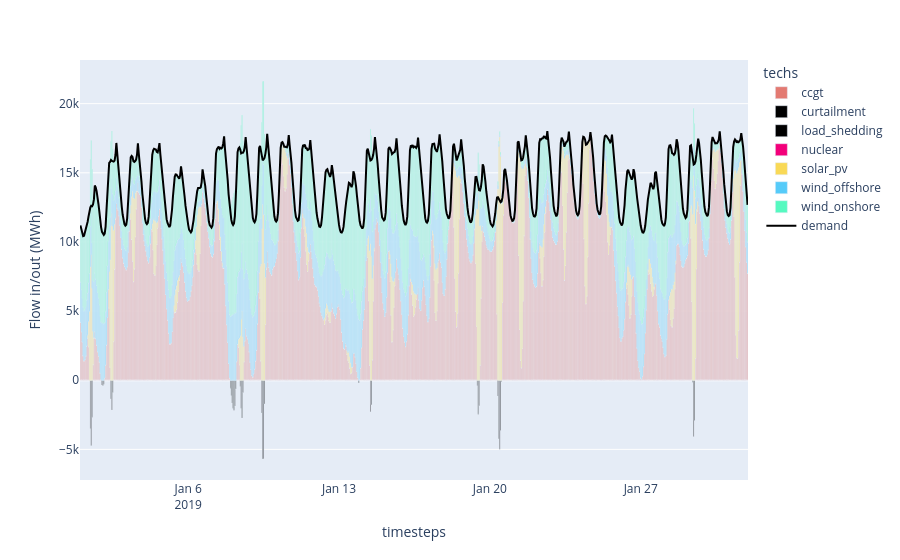

The notebook cell saved with this chart:
### Markdown cell above
## 3.1. Visualise the change in the system operation and the impact on prices

### Code cell
# Dispatch plots can be generated directly from the saved model results
plot_dispatch(model_path='results/more_vres.nc', plot_export_path='results/more_vres.html')

### Figure 1 — Plotly figure (JSON) as saved in the notebook; plotly's stock layout.template omitted (floating-point values rounded to 4 significant figures; data arrays with more than 128 entries replaced by an {"elided": "..."} marker saying what was removed)
{"data": [{"hovertemplate": "techs=ccgt<br>timesteps=%{x}<br>Flow in/out (MWh)=%{y}<extra></extra>", "legendgroup": "ccgt", "marker": {"color": "#E37A72", "pattern": {"shape": ""}}, "name": "ccgt", "orientation": "v", "showlegend": true, "textposition": "auto", "type": "bar", "x": {"elided": "744 str values"}, "xaxis": "x", "y": {"elided": "744 float values"}, "yaxis": "y"}, {"hovertemplate": "techs=curtailment<br>timesteps=%{x}<br>Flow in/out (MWh)=%{y}<extra></extra>", "legendgroup": "curtailment", "marker": {"color": "#000000", "pattern": {"shape": ""}}, "name": "curtailment", "orientation": "v", "showlegend": true, "textposition": "auto", "type": "bar", "x": {"elided": "744 str values"}, "xaxis": "x", "y": {"elided": "744 float values"}, "yaxis": "y"}, {"hovertemplate": "techs=load_shedding<br>timesteps=%{x}<br>Flow in/out (MWh)=%{y}<extra></extra>", "legendgroup": "load_shedding", "marker": {"color": "#000000", "pattern": {"shape": ""}}, "name": "load_shedding", "orientation": "v", "showlegend": true, "textposition": "auto", "type": "bar", "x": {"elided": "705 str values"}, "xaxis": "x", "y": {"elided": "705 float values"}, "yaxis": "y"}, {"hovertemplate": "techs=nuclear<br>timesteps=%{x}<br>Flow in/out (MWh)=%{y}<extra></extra>", "legendgroup": "nuclear", "marker": {"color": "#F3007A", "pattern": {"shape": ""}}, "name": "nuclear", "orientation": "v", "showlegend": true, "textposition": "auto", "type": "bar", "x": {"elided": "744 str values"}, "xaxis": "x", "y": {"elided": "744 float values"}, "yaxis": "y"}, {"hovertemplate": "techs=solar_pv<br>timesteps=%{x}<br>Flow in/out (MWh)=%{y}<extra></extra>", "legendgroup": "solar_pv", "marker": {"color": "#F9D956", "pattern": {"shape": ""}}, "name": "solar_pv", "orientation": "v", "showlegend": true, "textposition": "auto", "type": "bar", "x": {"elided": "250 str values"}, "xaxis": "x", "y": {"elided": "250 float values"}, "yaxis": "y"}, {"hovertemplate": "techs=wind_offshore<br>timesteps=%{x}<br>Flow in/out (MWh)=%{y}<extra></extra>", "legendgroup": "wind_offshore", "marker": {"color": "#56CBF9", "pattern": {"shape": ""}}, "name": "wind_offshore", "orientation": "v", "showlegend": true, "textposition": "auto", "type": "bar", "x": {"elided": "744 str values"}, "xaxis": "x", "y": {"elided": "744 float values"}, "yaxis": "y"}, {"hovertemplate": "techs=wind_onshore<br>timesteps=%{x}<br>Flow in/out (MWh)=%{y}<extra></extra>", "legendgroup": "wind_onshore", "marker": {"color": "#56F9C0", "pattern": {"shape": ""}}, "name": "wind_onshore", "orientation": "v", "showlegend": true, "textposition": "auto", "type": "bar", "x": {"elided": "744 str values"}, "xaxis": "x", "y": {"elided": "744 float values"}, "yaxis": "y"}, {"marker": {"color": "black"}, "name": "demand", "type": "scatter", "x": {"elided": "744 str values"}, "y": {"elided": "744 float values"}}], "layout": {"barmode": "relative", "legend": {"title": {"text": "techs"}, "tracegroupgap": 0}, "margin": {"t": 60}, "xaxis": {"anchor": "y", "domain": [0, 1], "title": {"text": "timesteps"}}, "yaxis": {"anchor": "x", "domain": [0, 1], "title": {"text": "Flow in/out (MWh)"}}}}
